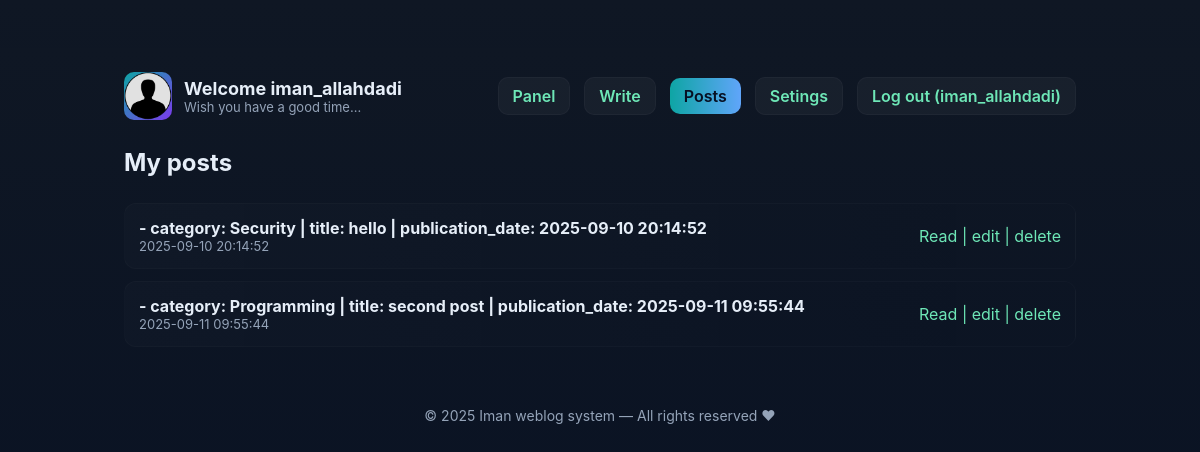
The app's page /my_posts.php (signed in) with its own data.
### tables this page shows
CREATE TABLE `posts` (
  `post_id` int NOT NULL AUTO_INCREMENT,
  `user_id` int NOT NULL,
  `category_id` int DEFAULT NULL,
  `title` varchar(255) NOT NULL,
  `content` text NOT NULL,
  `publication_date` timestamp NULL DEFAULT CURRENT_TIMESTAMP,
  PRIMARY KEY (`post_id`),
  KEY `user_id` (`user_id`),
  KEY `category_id` (`category_id`),
  CONSTRAINT `posts_ibfk_1` FOREIGN KEY (`user_id`) REFERENCES `users` (`user_id`) ON DELETE CASCADE,
  CONSTRAINT `posts_ibfk_2` FOREIGN KEY (`category_id`) REFERENCES `categories` (`category_id`) ON DELETE SET NULL
);

CREATE TABLE `categories` (
  `category_id` int NOT NULL AUTO_INCREMENT,
  `category_name` varchar(255) NOT NULL,
  `category_description` varchar(2000) DEFAULT NULL,
  PRIMARY KEY (`category_id`),
  UNIQUE KEY `category_name` (`category_name`)
);

### functions.php (called while the page is built, shortened)
<?php
function categoryid_to_name($conn, $category_id){
  $sql = "SELECT category_name FROM categories WHERE category_id =" . $category_id;
  $result = mysqli_query($conn, $sql);
  $get_categoryname = mysqli_fetch_assoc($result);
  return $get_categoryname['category_name'];
}
?>

### my_posts.php (the view, shortened to what this page needs)
<!doctype html>
<html lang="en">
<head>
  <link rel="stylesheet" href="./statics/styles.css" />
</head>
<?php
include 'db.php';
include 'functions.php';
if(isset($_SESSION['is_logged']) === true ) {
  $sql = "SELECT * FROM posts WHERE user_id = " . $_SESSION['user_id'];
  $result = mysqli_query($conn, $sql);
  $rows = mysqli_fetch_all($result);
?>
<body>
  <div class="container">
    <header>
      <div class="brand">
        <div class="logo">
          <img src="<?='/get_image.php?imgsrc=statics/images/' . md5($_SESSION['user_id']) . '.png'; ?>" onerror="this.src='/statics/images/user.png'" alt="logo"></img>
        </div>
        <div>
          <h1>Welcome <?php echo $_SESSION['username']; ?></h1>
          <p class="lead">Wish you have a good time...</p>
        </div>
      </div>
      <nav>
        <a class="btn" href="user_panel.php">Panel</a>
        <a class="btn" href="write_post.php">Write</a>
        <a class="btn primary" href="my_posts.php">Posts</a>
        <a class="btn" href="settings.php">Setings</a>
        <a class="btn" href="/logout.php" >Log out (<?php echo $_SESSION['username']?>)</a>
      </nav>
    </header>
    <h2>My posts</h2>
    <div class="posts" id="posts">
      <?php foreach($rows as $row){ ?>
      <div class="post">
        <div>
          <strong><?php echo '- category: ' . categoryid_to_name($conn, $row[2]) . ' | title: ' , $row[3] , ' | publication_date: ' , $row[5] . '<br>'; ?></strong>
          <div class="meta"><?php echo $row[5];  ?></div>
        </div>
        <div>
          <a href="/view_post.php?post_id=<?php echo $row[0] ?>">Read | </a>
          <a href="/view_post.php?post_id=<?php echo $row[0] ?>">edit | </a>
          <a href="/view_post.php?post_id=<?php echo $row[0] ?>">delete</a>
        </div>
      </div>
      <?php } ?>
    </div>
<?php
  echo "<br>";
?>
<?php } ?>
    <footer>
      © <span id="year"></span> Iman weblog system — All rights reserved ♥
    </footer>
  </div>
</body>
</html>

### statics/styles.css (style rules this page uses)
:root { --bg:#0f1724; --card:#111827; --muted:#94a3b8; --accent:#6ee7b7; --glass: rgba(255,255,255,0.04); --radius:14px; font-family: Inter, ui-sans-serif, system-ui, -apple-system, "Segoe UI", Roboto, "Helvetica Neue", Arial; color-scheme: dark; }
* { box-sizing:border-box }
html,body { height:100%;margin:0;background:linear-gradient(180deg,var(--bg) 0%, #071023 100%);color:#e6eef8 }
a { color:var(--accent);text-decoration:none }
.container { max-width:1000px;margin:48px auto;padding:24px }
header { display:flex;align-items:center;justify-content:space-between;margin-bottom:28px }
.brand { display:flex;gap:12px;align-items:center }
.logo { width:48px;height:48px;border-radius:10px;background:linear-gradient(135deg,#0ea5a4,#7c3aed);display:flex;align-items:center;justify-content:center;font-weight:700 }
h1 { font-size:18px;margin:0 }
p.lead { margin:0;color:var(--muted);font-size:13px }
nav { display:flex;gap:14px;align-items:center }
.btn { padding:8px 14px;border-radius:10px;background:var(--glass);border:1px solid rgba(255,255,255,0.03);font-weight:600 }
.btn.primary { background:linear-gradient(90deg,#0ea5a4,#60a5fa);color:#071023;border:none }
.posts { margin-top:26px;display:flex;flex-direction:column;gap:12px }
.post { display:flex;justify-content:space-between;align-items:center;padding:14px;border-radius:12px;background:linear-gradient(90deg, rgba(255,255,255,0.015), transparent);border:1px solid rgba(255,255,255,0.02) }
.post .meta { color:var(--muted);font-size:13px }
footer { margin:40px 0 20px;color:var(--muted);text-align:center;font-size:14px }
.btn, .post, .feature { transition:transform .18s ease, box-shadow .18s ease }

### my_posts.php (style rules this page uses)
.logo img { width: 100%; height: 100%; object-fit: cover; border-radius: inherit; }

### records on screen
posts: category.category_name "Security", title "hello", publication_date "2025-09-10 20:14:52"
posts: category.category_name "Programming", title "second post", publication_date "2025-09-11 09:55:44"

### other values on screen
$_SESSION['username'] "iman_allahdadi"
